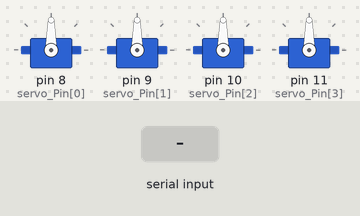
A sketch run on a simulated Arduino Uno, built with avr-gcc and run on an emulated ATmega328P. Shown: 4 × servo. The inputs (shaded band) are chosen by the test bench.

Above: at 1.2 s.
1.3 s: "1,90:" received over Serial
At 3.1 s:
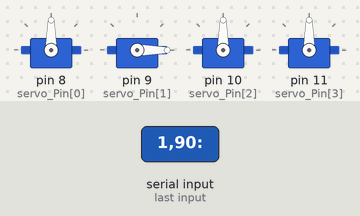
Timing chart, 0 to 4.6 s (numbered marks = the images above; inputs shaded):
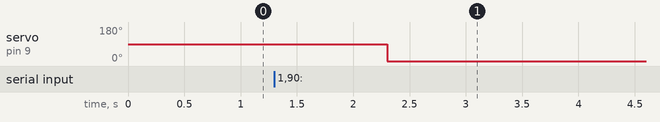

The sketch:

ver2.0.ino
```cpp
#include <Servo.h>

int servo_Dizi = 4;
int servo_Pin[] = {8, 9, 10, 11};
Servo servo[4];

void setup() {
  Serial.begin(9600);
  servoInit();

}

void loop() {

}

void serialEvent() {
  int servoNumara;
  int gelenDeger;

  servoNumara = Serial.readStringUntil(':').toInt();
  gelenDeger = Serial.readStringUntil('*').toInt();
  servo[servoNumara].write(gelenDeger);

}

void servoInit() {
  for(int i = 0; i < servo_Dizi; i++) {
    servo[i].attach(servo_Pin[i]);

  }

}
```

Measured:
- after the input at 1.3 s, servo on pin 9 (servo_Pin[1]): 90° → 0° after 1.0 s
